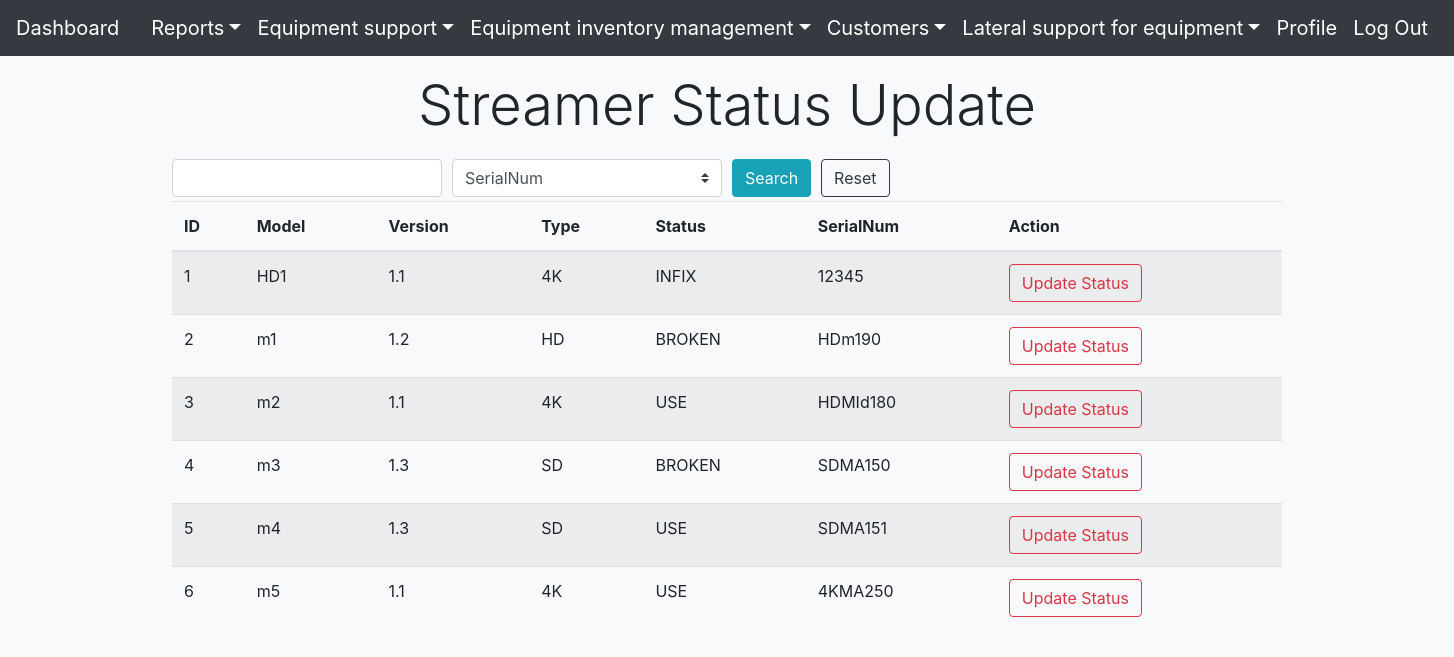
The page /streamers.php (signed in) on the database its author committed.
### tables this page shows
CREATE TABLE `streamer` (
  `id` int(11) NOT NULL COMMENT 'primary key',
  `model` varchar(8) NOT NULL COMMENT 'model',
  `version` varchar(5) NOT NULL COMMENT '2.0',
  `type` enum('HD','SD','4K') NOT NULL DEFAULT 'HD',
  `status` enum('AVAILABLE','INFIX','USE','BROKEN') NOT NULL DEFAULT 'AVAILABLE',
  `SerialNum` varchar(15) NOT NULL,
  `IP` varchar(15) NOT NULL
);

### streamers.php (the view, shortened to what this page needs)
<?php require 'IsLoggedIn.php';
require 'connection/connection.php';
$streamersListQuery = 'SELECT * FROM `streamer`';
$text = $_GET['text'] ?? '';
$option = $_GET['option'] ?? '';
$result = $con->query($streamersListQuery);
?>
<!DOCTYPE html>
<html>
<head>
    <?php require 'components/head.php'; ?>
</head>
<body class="bg-light">
<header class="navbar navbar-dark bg-dark box-shadow">
    <?php require 'components/header.php' ?>
</header>
<main role="main" class="container">
    <h1 class="display-4 m-3 text-center">Streamer Status Update</h1>
    <section>
        <form action="streamers.php" method="get">
            <div class="form-row align-items-center">
                <div class="col-sm-3 my-1">
                    <input type="text" class="form-control" name="text" value="<?= $text ?>">
                </div>
                <div class="col-sm-3 my-1">
                    <select class="custom-select mr-sm-2" name="option">
                        <option value="SerialNum" <?php echo $option === 'SerialNum' ? 'selected' : ''?>>SerialNum</option>
                    </select>
                </div>
                <div class="col-auto my-1">
                    <button type="submit" class="btn btn-info">Search</button>
                </div>
                <div class="col-auto my-1">
                    <a class="btn btn-outline-dark" href="streamers.php">Reset</a>
                </div>
            </div>
        </form>
    </section>
    <section>
        <table class="table table-hover table-responsive-lg table-striped">
            <thead>
            <tr>
                <th scope="col">ID</th>
                <th scope="col">Model</th>
                <th scope="col">Version</th>
                <th scope="col">Type</th>
                <th scope="col">Status</th>
                <th scope="col">SerialNum</th>
                <th scope="col">Action</th>
            </tr>
            </thead>
            <tbody>
            <?php while ($row = $result->fetch_assoc()) {
                ?>
                <tr>
                    <td><?= $row['id'] ?></td>
                    <td><?= $row['model'] ?></td>
                    <td><?= $row['version'] ?></td>
                    <td><?= $row['type'] ?></td>
                    <td><?= $row['status'] ?></td>
                    <td><?= $row['SerialNum'] ?></td>
                    <td><a href="updateStatusForStreamer.php?streamerid=<?= $row['id'] ?>" class="btn btn-outline-danger">Update Status</a></td>
                </tr>
                <?php
            } ?>
            </tbody>
        </table>
    </section>
</main>
</body>
</html>

### rows shown on the page
streamer: id "1", model "HD1", version "1.1", type "4K", status "INFIX", SerialNum "12345"
streamer: id "2", model "m1", version "1.2", type "HD", status "BROKEN", SerialNum "HDm190"
streamer: id "3", model "m2", version "1.1", type "4K", status "USE", SerialNum "HDMId180"
streamer: id "4", model "m3", version "1.3", type "SD", status "BROKEN", SerialNum "SDMA150"
streamer: id "5", model "m4", version "1.3", type "SD", status "USE", SerialNum "SDMA151"
streamer: id "6", model "m5", version "1.1", type "4K", status "USE", SerialNum "4KMA250"
